Frame 1 (no input): blank canvas, image omitted
Frame 60 (the mouse pressed at the canvas centre just before this capture): blank canvas, image omitted
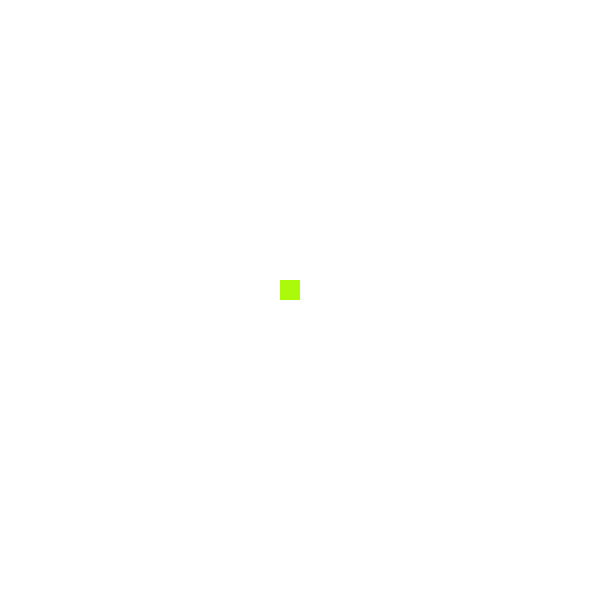
Frame 120 (the mouse held since frame 60 and released just before this capture)

The Processing sketch whose frames 1 and 60 were blank and that drew this single picture after the mouse press (run headless with seeded random() and noise(); from frame 60 on, the mouse is pressed at the canvas centre):

// Processing sketch: Week_1_Q3
// ── Week_1_Q3.pde
//size
//some condtionals to see if we clicked
//boolean array
int num=30; // refer to number of rows and collumns
color c[][];
boolean clicked[][];
int size;

void setup(){
size(600,600);
size = width/num;
noStroke();

c = new color [num][num];
clicked = new boolean[num][num];

for (int i = 0; i<num; i++){
  for (int j = 0; j<num; j++){
    c[i][j]=color(random(0,255),random(0,255),random(0,255));
    clicked[i][j]=false;
    }
  }
}

void draw(){
for (int i = 0; i<num; i++){
  for (int j = 0; j<num; j++){
    if(mouseX>i*size && mouseX<= (i+1)*size && mouseY>j*size && mouseY<= (j+1)*size && mousePressed){
    clicked[i][j]=true;
    }
    if(clicked[i][j]){
     fill(c[i][j]);
    }else{
    fill(255);
    }
    
      rect(i*size,j*size,size,size);
      }
    }
  }
